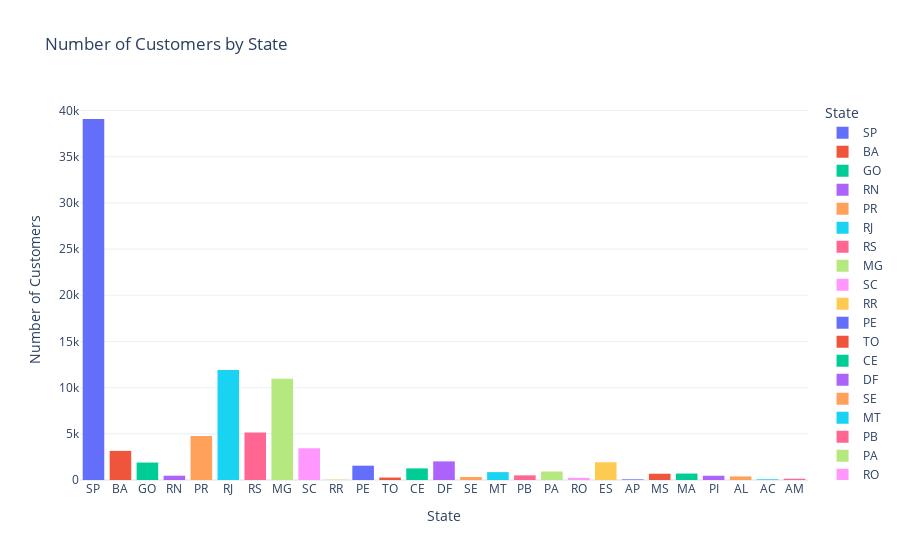

Here is the notebook cell this chart was saved with:
### Code cell
# Customer state distribution:
fig = px.histogram(
    df_customers_state,
    x='customer_state',
    title='Number of Customers by State',
    labels={'customer_state': 'State'},
    color='customer_state',                     
    color_discrete_sequence=px.colors.qualitative.Plotly,
      
)

fig.update_layout(
    xaxis_title='State',
    yaxis_title='Number of Customers',
    template='plotly_white'
)   
fig.show()

### Figure 1 — Plotly figure (JSON) as saved in the notebook; plotly's stock layout.template omitted (floating-point values rounded to 4 significant figures; data arrays with more than 128 entries replaced by an {"elided": "..."} marker saying what was removed)
{"data": [{"alignmentgroup": "True", "bingroup": "x", "hovertemplate": "State=%{x}<br>count=%{y}<extra></extra>", "legendgroup": "SP", "marker": {"color": "#636EFA", "pattern": {"shape": ""}}, "name": "SP", "offsetgroup": "SP", "orientation": "v", "showlegend": true, "type": "histogram", "x": {"elided": "39080 str values"}, "xaxis": "x", "yaxis": "y"}, {"alignmentgroup": "True", "bingroup": "x", "hovertemplate": "State=%{x}<br>count=%{y}<extra></extra>", "legendgroup": "BA", "marker": {"color": "#EF553B", "pattern": {"shape": ""}}, "name": "BA", "offsetgroup": "BA", "orientation": "v", "showlegend": true, "type": "histogram", "x": {"elided": "3154 str values"}, "xaxis": "x", "yaxis": "y"}, {"alignmentgroup": "True", "bingroup": "x", "hovertemplate": "State=%{x}<br>count=%{y}<extra></extra>", "legendgroup": "GO", "marker": {"color": "#00CC96", "pattern": {"shape": ""}}, "name": "GO", "offsetgroup": "GO", "orientation": "v", "showlegend": true, "type": "histogram", "x": {"elided": "1889 str values"}, "xaxis": "x", "yaxis": "y"}, {"alignmentgroup": "True", "bingroup": "x", "hovertemplate": "State=%{x}<br>count=%{y}<extra></extra>", "legendgroup": "RN", "marker": {"color": "#AB63FA", "pattern": {"shape": ""}}, "name": "RN", "offsetgroup": "RN", "orientation": "v", "showlegend": true, "type": "histogram", "x": {"elided": "464 str values"}, "xaxis": "x", "yaxis": "y"}, {"alignmentgroup": "True", "bingroup": "x", "hovertemplate": "State=%{x}<br>count=%{y}<extra></extra>", "legendgroup": "PR", "marker": {"color": "#FFA15A", "pattern": {"shape": ""}}, "name": "PR", "offsetgroup": "PR", "orientation": "v", "showlegend": true, "type": "histogram", "x": {"elided": "4756 str values"}, "xaxis": "x", "yaxis": "y"}, {"alignmentgroup": "True", "bingroup": "x", "hovertemplate": "State=%{x}<br>count=%{y}<extra></extra>", "legendgroup": "RJ", "marker": {"color": "#19D3F3", "pattern": {"shape": ""}}, "name": "RJ", "offsetgroup": "RJ", "orientation": "v", "showlegend": true, "type": "histogram", "x": {"elided": "11898 str values"}, "xaxis": "x", "yaxis": "y"}, {"alignmentgroup": "True", "bingroup": "x", "hovertemplate": "State=%{x}<br>count=%{y}<extra></extra>", "legendgroup": "RS", "marker": {"color": "#FF6692", "pattern": {"shape": ""}}, "name": "RS", "offsetgroup": "RS", "orientation": "v", "showlegend": true, "type": "histogram", "x": {"elided": "5149 str values"}, "xaxis": "x", "yaxis": "y"}, {"alignmentgroup": "True", "bingroup": "x", "hovertemplate": "State=%{x}<br>count=%{y}<extra></extra>", "legendgroup": "MG", "marker": {"color": "#B6E880", "pattern": {"shape": ""}}, "name": "MG", "offsetgroup": "MG", "orientation": "v", "showlegend": true, "type": "histogram", "x": {"elided": "10974 str values"}, "xaxis": "x", "yaxis": "y"}, {"alignmentgroup": "True", "bingroup": "x", "hovertemplate": "State=%{x}<br>count=%{y}<extra></extra>", "legendgroup": "SC", "marker": {"color": "#FF97FF", "pattern": {"shape": ""}}, "name": "SC", "offsetgroup": "SC", "orientation": "v", "showlegend": true, "type": "histogram", "x": {"elided": "3437 str values"}, "xaxis": "x", "yaxis": "y"}, {"alignmentgroup": "True", "bingroup": "x", "hovertemplate": "State=%{x}<br>count=%{y}<extra></extra>", "legendgroup": "RR", "marker": {"color": "#FECB52", "pattern": {"shape": ""}}, "name": "RR", "offsetgroup": "RR", "orientation": "v", "showlegend": true, "type": "histogram", "x": ["RR", "RR", "RR", "RR", "RR", "RR", "RR", "RR", "RR", "RR", "RR", "RR", "RR", "RR", "RR", "RR", "RR", "RR", "RR", "RR", "RR", "RR", "RR", "RR", "RR", "RR", "RR", "RR", "RR", "RR", "RR", "RR", "RR", "RR", "RR", "RR", "RR", "RR", "RR", "RR"], "xaxis": "x", "yaxis": "y"}, {"alignmentgroup": "True", "bingroup": "x", "hovertemplate": "State=%{x}<br>count=%{y}<extra></extra>", "legendgroup": "PE", "marker": {"color": "#636EFA", "pattern": {"shape": ""}}, "name": "PE", "offsetgroup": "PE", "orientation": "v", "showlegend": true, "type": "histogram", "x": {"elided": "1550 str values"}, "xaxis": "x", "yaxis": "y"}, {"alignmentgroup": "True", "bingroup": "x", "hovertemplate": "State=%{x}<br>count=%{y}<extra></extra>", "legendgroup": "TO", "marker": {"color": "#EF553B", "pattern": {"shape": ""}}, "name": "TO", "offsetgroup": "TO", "orientation": "v", "showlegend": true, "type": "histogram", "x": {"elided": "266 str values"}, "xaxis": "x", "yaxis": "y"}, {"alignmentgroup": "True", "bingroup": "x", "hovertemplate": "State=%{x}<br>count=%{y}<extra></extra>", "legendgroup": "CE", "marker": {"color": "#00CC96", "pattern": {"shape": ""}}, "name": "CE", "offsetgroup": "CE", "orientation": "v", "showlegend": true, "type": "histogram", "x": {"elided": "1257 str values"}, "xaxis": "x", "yaxis": "y"}, {"alignmentgroup": "True", "bingroup": "x", "hovertemplate": "State=%{x}<br>count=%{y}<extra></extra>", "legendgroup": "DF", "marker": {"color": "#AB63FA", "pattern": {"shape": ""}}, "name": "DF", "offsetgroup": "DF", "orientation": "v", "showlegend": true, "type": "histogram", "x": {"elided": "2015 str values"}, "xaxis": "x", "yaxis": "y"}, {"alignmentgroup": "True", "bingroup": "x", "hovertemplate": "State=%{x}<br>count=%{y}<extra></extra>", "legendgroup": "SE", "marker": {"color": "#FFA15A", "pattern": {"shape": ""}}, "name": "SE", "offsetgroup": "SE", "orientation": "v", "showlegend": true, "type": "histogram", "x": {"elided": "328 str values"}, "xaxis": "x", "yaxis": "y"}, {"alignmentgroup": "True", "bingroup": "x", "hovertemplate": "State=%{x}<br>count=%{y}<extra></extra>", "legendgroup": "MT", "marker": {"color": "#19D3F3", "pattern": {"shape": ""}}, "name": "MT", "offsetgroup": "MT", "orientation": "v", "showlegend": true, "type": "histogram", "x": {"elided": "852 str values"}, "xaxis": "x", "yaxis": "y"}, {"alignmentgroup": "True", "bingroup": "x", "hovertemplate": "State=%{x}<br>count=%{y}<extra></extra>", "legendgroup": "PB", "marker": {"color": "#FF6692", "pattern": {"shape": ""}}, "name": "PB", "offsetgroup": "PB", "orientation": "v", "showlegend": true, "type": "histogram", "x": {"elided": "504 str values"}, "xaxis": "x", "yaxis": "y"}, {"alignmentgroup": "True", "bingroup": "x", "hovertemplate": "State=%{x}<br>count=%{y}<extra></extra>", "legendgroup": "PA", "marker": {"color": "#B6E880", "pattern": {"shape": ""}}, "name": "PA", "offsetgroup": "PA", "orientation": "v", "showlegend": true, "type": "histogram", "x": {"elided": "921 str values"}, "xaxis": "x", "yaxis": "y"}, {"alignmentgroup": "True", "bingroup": "x", "hovertemplate": "State=%{x}<br>count=%{y}<extra></extra>", "legendgroup": "RO", "marker": {"color": "#FF97FF", "pattern": {"shape": ""}}, "name": "RO", "offsetgroup": "RO", "orientation": "v", "showlegend": true, "type": "histogram", "x": {"elided": "231 str values"}, "xaxis": "x", "yaxis": "y"}, {"alignmentgroup": "True", "bingroup": "x", "hovertemplate": "State=%{x}<br>count=%{y}<extra></extra>", "legendgroup": "ES", "marker": {"color": "#FECB52", "pattern": {"shape": ""}}, "name": "ES", "offsetgroup": "ES", "orientation": "v", "showlegend": true, "type": "histogram", "x": {"elided": "1922 str values"}, "xaxis": "x", "yaxis": "y"}, {"alignmentgroup": "True", "bingroup": "x", "hovertemplate": "State=%{x}<br>count=%{y}<extra></extra>", "legendgroup": "AP", "marker": {"color": "#636EFA", "pattern": {"shape": ""}}, "name": "AP", "offsetgroup": "AP", "orientation": "v", "showlegend": true, "type": "histogram", "x": ["AP", "AP", "AP", "AP", "AP", "AP", "AP", "AP", "AP", "AP", "AP", "AP", "AP", "AP", "AP", "AP", "AP", "AP", "AP", "AP", "AP", "AP", "AP", "AP", "AP", "AP", "AP", "AP", "AP", "AP", "AP", "AP", "AP", "AP", "AP", "AP", "AP", "AP", "AP", "AP", "AP", "AP", "AP", "AP", "AP", "AP", "AP", "AP", "AP", "AP", "AP", "AP", "AP", "AP", "AP", "AP", "AP", "AP", "AP", "AP", "AP", "AP", "AP", "AP", "AP", "AP"], "xaxis": "x", "yaxis": "y"}, {"alignmentgroup": "True", "bingroup": "x", "hovertemplate": "State=%{x}<br>count=%{y}<extra></extra>", "legendgroup": "MS", "marker": {"color": "#EF553B", "pattern": {"shape": ""}}, "name": "MS", "offsetgroup": "MS", "orientation": "v", "showlegend": true, "type": "histogram", "x": {"elided": "679 str values"}, "xaxis": "x", "yaxis": "y"}, {"alignmentgroup": "True", "bingroup": "x", "hovertemplate": "State=%{x}<br>count=%{y}<extra></extra>", "legendgroup": "MA", "marker": {"color": "#00CC96", "pattern": {"shape": ""}}, "name": "MA", "offsetgroup": "MA", "orientation": "v", "showlegend": true, "type": "histogram", "x": {"elided": "697 str values"}, "xaxis": "x", "yaxis": "y"}, {"alignmentgroup": "True", "bingroup": "x", "hovertemplate": "State=%{x}<br>count=%{y}<extra></extra>", "legendgroup": "PI", "marker": {"color": "#AB63FA", "pattern": {"shape": ""}}, "name": "PI", "offsetgroup": "PI", "orientation": "v", "showlegend": true, "type": "histogram", "x": {"elided": "460 str values"}, "xaxis": "x", "yaxis": "y"}, {"alignmentgroup": "True", "bingroup": "x", "hovertemplate": "State=%{x}<br>count=%{y}<extra></extra>", "legendgroup": "AL", "marker": {"color": "#FFA15A", "pattern": {"shape": ""}}, "name": "AL", "offsetgroup": "AL", "orientation": "v", "showlegend": true, "type": "histogram", "x": {"elided": "387 str values"}, "xaxis": "x", "yaxis": "y"}, {"alignmentgroup": "True", "bingroup": "x", "hovertemplate": "State=%{x}<br>count=%{y}<extra></extra>", "legendgroup": "AC", "marker": {"color": "#19D3F3", "pattern": {"shape": ""}}, "name": "AC", "offsetgroup": "AC", "orientation": "v", "showlegend": true, "type": "histogram", "x": ["AC", "AC", "AC", "AC", "AC", "AC", "AC", "AC", "AC", "AC", "AC", "AC", "AC", "AC", "AC", "AC", "AC", "AC", "AC", "AC", "AC", "AC", "AC", "AC", "AC", "AC", "AC", "AC", "AC", "AC", "AC", "AC", "AC", "AC", "AC", "AC", "AC", "AC", "AC", "AC", "AC", "AC", "AC", "AC", "AC", "AC", "AC", "AC", "AC", "AC", "AC", "AC", "AC", "AC", "AC", "AC", "AC", "AC", "AC", "AC", "AC", "AC", "AC", "AC", "AC", "AC", "AC", "AC", "AC", "AC", "AC", "AC", "AC", "AC", "AC", "AC"], "xaxis": "x", "yaxis": "y"}, {"alignmentgroup": "True", "bingroup": "x", "hovertemplate": "State=%{x}<br>count=%{y}<extra></extra>", "legendgroup": "AM", "marker": {"color": "#FF6692", "pattern": {"shape": ""}}, "name": "AM", "offsetgroup": "AM", "orientation": "v", "showlegend": true, "type": "histogram", "x": {"elided": "140 str values"}, "xaxis": "x", "yaxis": "y"}], "layout": {"barmode": "relative", "legend": {"title": {"text": "State"}, "tracegroupgap": 0}, "title": {"text": "Number of Customers by State"}, "xaxis": {"anchor": "y", "categoryarray": ["SP", "BA", "GO", "RN", "PR", "RJ", "RS", "MG", "SC", "RR", "PE", "TO", "CE", "DF", "SE", "MT", "PB", "PA", "RO", "ES", "AP", "MS", "MA", "PI", "AL", "AC", "AM"], "categoryorder": "array", "domain": [0, 1], "title": {"text": "State"}}, "yaxis": {"anchor": "x", "domain": [0, 1], "title": {"text": "Number of Customers"}}}}
